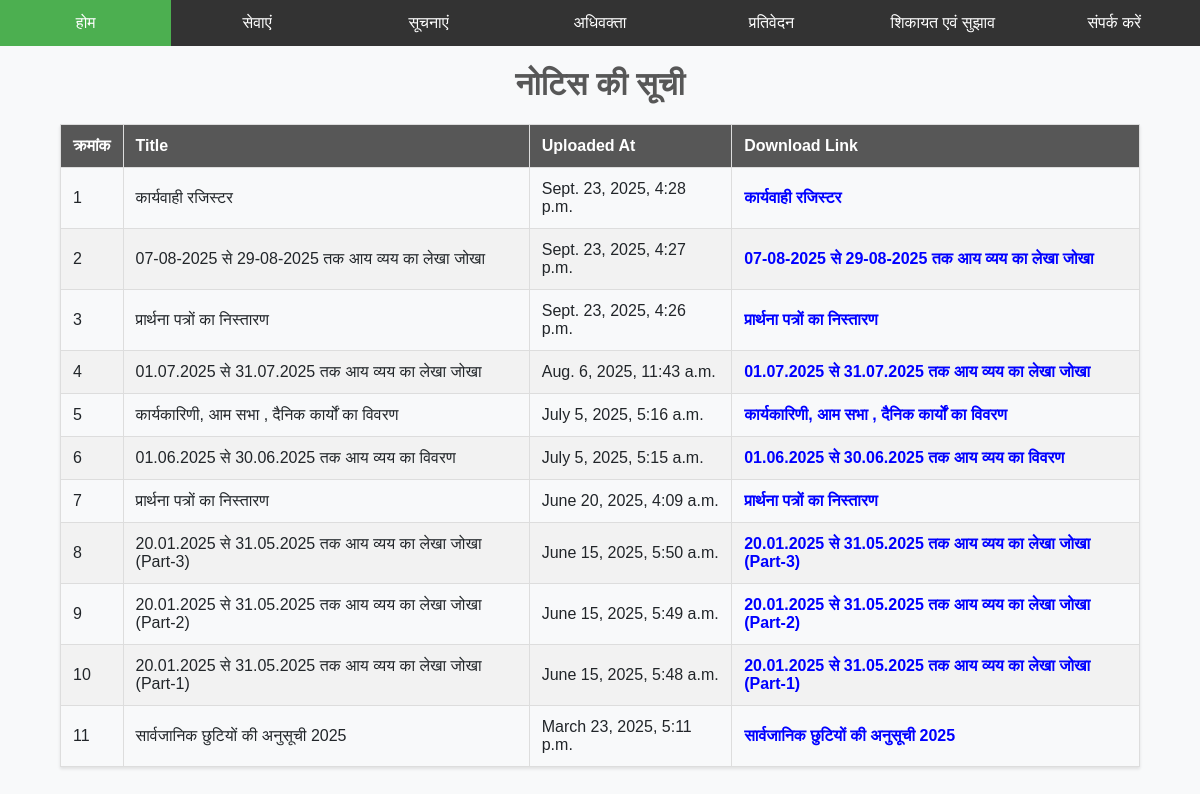
Before: /notice/ with the older database file.
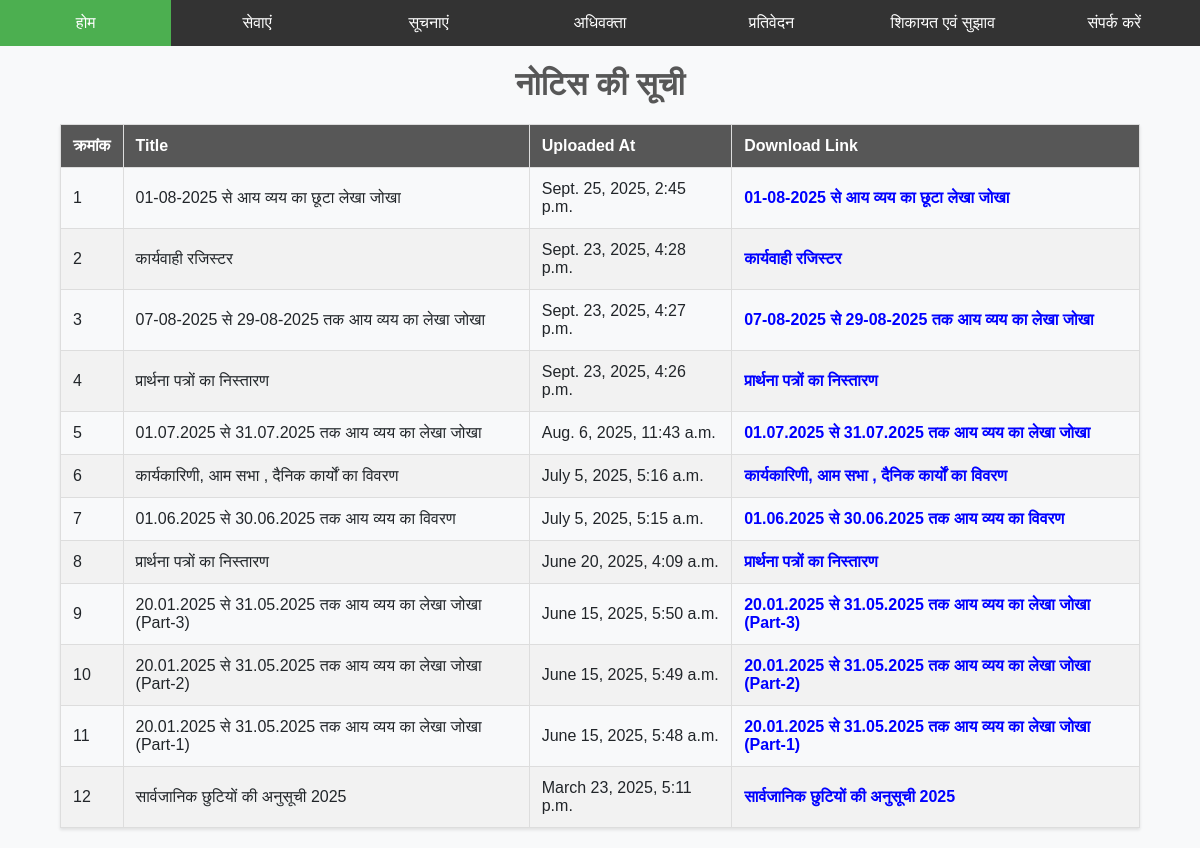
After: the same page with the newer database file.
### notice/models.py (models this page shows, shortened)
class Notice(models.Model):
    title = models.CharField(max_length=100)
    content = models.TextField(default=None, blank=True, null=True)
    file = models.FileField(upload_to='notice/')
    created_at = models.DateTimeField(auto_now_add=True)
    updated_at = models.DateTimeField(auto_now=True)
    is_active = models.BooleanField(default=True)

### notice/views.py (the view)
# urls.py: path("", views.list_notice, name="list_notices"),
def list_notice(request):
    notices = Notice.objects.all().order_by('-created_at')[0:12]
    return render(request, 'list_notices.html', context={"notices": notices})

### notice/templates/list_notices.html (shortened to what this page needs)
{% extends "base.html" %}
{% block content %}
<h1>नोटिस की सूची</h1>
<table>
    <thead>
        <tr>
            <th>क्रमांक</th>
            <th>Title</th>
            <th>Uploaded At</th>
            <th>Download Link</th>
        </tr>
    </thead>
    <tbody>
        {% for notice in notices %}
        <tr>
            <td>{{ forloop.counter }}</td>
            <td>{{ notice.title }}</td>
            <td>{{ notice.created_at }}</td>
            <td><a href="/media/{{ notice.file }}" target="_blank" style="text-decoration: none; color: #333; font-weight: bold; word-wrap: break-word;">
                <span style="color: blue; cursor: pointer;">{{ notice.title }}</span>
            </a></td>
        </tr>
        {% endfor %}
    </tbody>
</table>
{% endblock content %}

Changed rows visible on the page:
added Notice: title "01-08-2025 से आय व्यय का छूटा लेखा जोखा", created_at "Sept. 25, 2025, 2:45 p.m."
